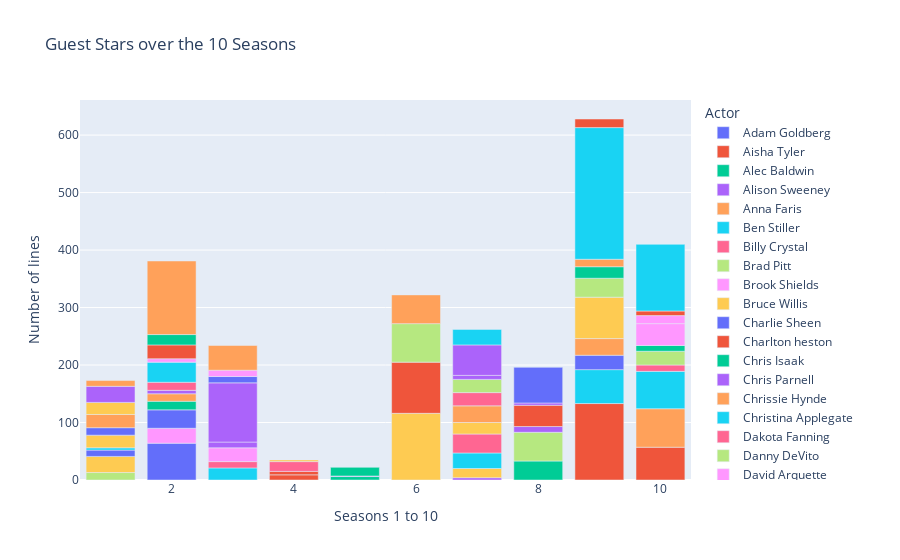

Notebook source saved alongside this figure:
### Code cell
fig = px.bar(guest_stars, x="season", y="quote", color = "Actor", title="Guest Stars over the 10 Seasons", labels = {"quote": "Number of lines", "season": "Seasons 1 to 10"})
fig.show()

### Figure 1 — Plotly figure (JSON) as saved in the notebook; plotly's stock layout.template omitted (floating-point values rounded to 4 significant figures)
{"data": [{"alignmentgroup": "True", "hovertemplate": "Actor=Adam Goldberg<br>Seasons 1 to 10=%{x}<br>Number of lines=%{y}<extra></extra>", "legendgroup": "Adam Goldberg", "marker": {"color": "#636efa"}, "name": "Adam Goldberg", "offsetgroup": "Adam Goldberg", "orientation": "v", "showlegend": true, "textposition": "auto", "type": "bar", "x": [2], "xaxis": "x", "y": [64], "yaxis": "y"}, {"alignmentgroup": "True", "hovertemplate": "Actor=Aisha Tyler<br>Seasons 1 to 10=%{x}<br>Number of lines=%{y}<extra></extra>", "legendgroup": "Aisha Tyler", "marker": {"color": "#EF553B"}, "name": "Aisha Tyler", "offsetgroup": "Aisha Tyler", "orientation": "v", "showlegend": true, "textposition": "auto", "type": "bar", "x": [9, 10], "xaxis": "x", "y": [133, 57], "yaxis": "y"}, {"alignmentgroup": "True", "hovertemplate": "Actor=Alec Baldwin<br>Seasons 1 to 10=%{x}<br>Number of lines=%{y}<extra></extra>", "legendgroup": "Alec Baldwin", "marker": {"color": "#00cc96"}, "name": "Alec Baldwin", "offsetgroup": "Alec Baldwin", "orientation": "v", "showlegend": true, "textposition": "auto", "type": "bar", "x": [8], "xaxis": "x", "y": [33], "yaxis": "y"}, {"alignmentgroup": "True", "hovertemplate": "Actor=Alison Sweeney<br>Seasons 1 to 10=%{x}<br>Number of lines=%{y}<extra></extra>", "legendgroup": "Alison Sweeney", "marker": {"color": "#ab63fa"}, "name": "Alison Sweeney", "offsetgroup": "Alison Sweeney", "orientation": "v", "showlegend": true, "textposition": "auto", "type": "bar", "x": [7], "xaxis": "x", "y": [4], "yaxis": "y"}, {"alignmentgroup": "True", "hovertemplate": "Actor=Anna Faris<br>Seasons 1 to 10=%{x}<br>Number of lines=%{y}<extra></extra>", "legendgroup": "Anna Faris", "marker": {"color": "#FFA15A"}, "name": "Anna Faris", "offsetgroup": "Anna Faris", "orientation": "v", "showlegend": true, "textposition": "auto", "type": "bar", "x": [10], "xaxis": "x", "y": [67], "yaxis": "y"}, {"alignmentgroup": "True", "hovertemplate": "Actor=Ben Stiller<br>Seasons 1 to 10=%{x}<br>Number of lines=%{y}<extra></extra>", "legendgroup": "Ben Stiller", "marker": {"color": "#19d3f3"}, "name": "Ben Stiller", "offsetgroup": "Ben Stiller", "orientation": "v", "showlegend": true, "textposition": "auto", "type": "bar", "x": [3], "xaxis": "x", "y": [21], "yaxis": "y"}, {"alignmentgroup": "True", "hovertemplate": "Actor=Billy Crystal<br>Seasons 1 to 10=%{x}<br>Number of lines=%{y}<extra></extra>", "legendgroup": "Billy Crystal", "marker": {"color": "#FF6692"}, "name": "Billy Crystal", "offsetgroup": "Billy Crystal", "orientation": "v", "showlegend": true, "textposition": "auto", "type": "bar", "x": [3], "xaxis": "x", "y": [11], "yaxis": "y"}, {"alignmentgroup": "True", "hovertemplate": "Actor=Brad Pitt<br>Seasons 1 to 10=%{x}<br>Number of lines=%{y}<extra></extra>", "legendgroup": "Brad Pitt", "marker": {"color": "#B6E880"}, "name": "Brad Pitt", "offsetgroup": "Brad Pitt", "orientation": "v", "showlegend": true, "textposition": "auto", "type": "bar", "x": [8], "xaxis": "x", "y": [50], "yaxis": "y"}, {"alignmentgroup": "True", "hovertemplate": "Actor=Brook Shields<br>Seasons 1 to 10=%{x}<br>Number of lines=%{y}<extra></extra>", "legendgroup": "Brook Shields", "marker": {"color": "#FF97FF"}, "name": "Brook Shields", "offsetgroup": "Brook Shields", "orientation": "v", "showlegend": true, "textposition": "auto", "type": "bar", "x": [2], "xaxis": "x", "y": [26], "yaxis": "y"}, {"alignmentgroup": "True", "hovertemplate": "Actor=Bruce Willis<br>Seasons 1 to 10=%{x}<br>Number of lines=%{y}<extra></extra>", "legendgroup": "Bruce Willis", "marker": {"color": "#FECB52"}, "name": "Bruce Willis", "offsetgroup": "Bruce Willis", "orientation": "v", "showlegend": true, "textposition": "auto", "type": "bar", "x": [6], "xaxis": "x", "y": [116], "yaxis": "y"}, {"alignmentgroup": "True", "hovertemplate": "Actor=Charlie Sheen<br>Seasons 1 to 10=%{x}<br>Number of lines=%{y}<extra></extra>", "legendgroup": "Charlie Sheen", "marker": {"color": "#636efa"}, "name": "Charlie Sheen", "offsetgroup": "Charlie Sheen", "orientation": "v", "showlegend": true, "textposition": "auto", "type": "bar", "x": [2], "xaxis": "x", "y": [32], "yaxis": "y"}, {"alignmentgroup": "True", "hovertemplate": "Actor=Charlton heston<br>Seasons 1 to 10=%{x}<br>Number of lines=%{y}<extra></extra>", "legendgroup": "Charlton heston", "marker": {"color": "#EF553B"}, "name": "Charlton heston", "offsetgroup": "Charlton heston", "orientation": "v", "showlegend": true, "textposition": "auto", "type": "bar", "x": [4], "xaxis": "x", "y": [9], "yaxis": "y"}, {"alignmentgroup": "True", "hovertemplate": "Actor=Chris Isaak <br>Seasons 1 to 10=%{x}<br>Number of lines=%{y}<extra></extra>", "legendgroup": "Chris Isaak ", "marker": {"color": "#00cc96"}, "name": "Chris Isaak ", "offsetgroup": "Chris Isaak ", "orientation": "v", "showlegend": true, "textposition": "auto", "type": "bar", "x": [2], "xaxis": "x", "y": [15], "yaxis": "y"}, {"alignmentgroup": "True", "hovertemplate": "Actor=Chris Parnell<br>Seasons 1 to 10=%{x}<br>Number of lines=%{y}<extra></extra>", "legendgroup": "Chris Parnell", "marker": {"color": "#ab63fa"}, "name": "Chris Parnell", "offsetgroup": "Chris Parnell", "orientation": "v", "showlegend": true, "textposition": "auto", "type": "bar", "x": [8], "xaxis": "x", "y": [10], "yaxis": "y"}, {"alignmentgroup": "True", "hovertemplate": "Actor=Chrissie Hynde<br>Seasons 1 to 10=%{x}<br>Number of lines=%{y}<extra></extra>", "legendgroup": "Chrissie Hynde", "marker": {"color": "#FFA15A"}, "name": "Chrissie Hynde", "offsetgroup": "Chrissie Hynde", "orientation": "v", "showlegend": true, "textposition": "auto", "type": "bar", "x": [2], "xaxis": "x", "y": [13], "yaxis": "y"}, {"alignmentgroup": "True", "hovertemplate": "Actor=Christina Applegate<br>Seasons 1 to 10=%{x}<br>Number of lines=%{y}<extra></extra>", "legendgroup": "Christina Applegate", "marker": {"color": "#19d3f3"}, "name": "Christina Applegate", "offsetgroup": "Christina Applegate", "orientation": "v", "showlegend": true, "textposition": "auto", "type": "bar", "x": [9, 10], "xaxis": "x", "y": [59, 65], "yaxis": "y"}, {"alignmentgroup": "True", "hovertemplate": "Actor=Dakota Fanning<br>Seasons 1 to 10=%{x}<br>Number of lines=%{y}<extra></extra>", "legendgroup": "Dakota Fanning", "marker": {"color": "#FF6692"}, "name": "Dakota Fanning", "offsetgroup": "Dakota Fanning", "orientation": "v", "showlegend": true, "textposition": "auto", "type": "bar", "x": [10], "xaxis": "x", "y": [11], "yaxis": "y"}, {"alignmentgroup": "True", "hovertemplate": "Actor=Danny DeVito <br>Seasons 1 to 10=%{x}<br>Number of lines=%{y}<extra></extra>", "legendgroup": "Danny DeVito ", "marker": {"color": "#B6E880"}, "name": "Danny DeVito ", "offsetgroup": "Danny DeVito ", "orientation": "v", "showlegend": true, "textposition": "auto", "type": "bar", "x": [10], "xaxis": "x", "y": [24], "yaxis": "y"}, {"alignmentgroup": "True", "hovertemplate": "Actor=David Arquette<br>Seasons 1 to 10=%{x}<br>Number of lines=%{y}<extra></extra>", "legendgroup": "David Arquette", "marker": {"color": "#FF97FF"}, "name": "David Arquette", "offsetgroup": "David Arquette", "orientation": "v", "showlegend": true, "textposition": "auto", "type": "bar", "x": [3], "xaxis": "x", "y": [24], "yaxis": "y"}, {"alignmentgroup": "True", "hovertemplate": "Actor=Denise Richards<br>Seasons 1 to 10=%{x}<br>Number of lines=%{y}<extra></extra>", "legendgroup": "Denise Richards", "marker": {"color": "#FECB52"}, "name": "Denise Richards", "offsetgroup": "Denise Richards", "orientation": "v", "showlegend": true, "textposition": "auto", "type": "bar", "x": [7], "xaxis": "x", "y": [16], "yaxis": "y"}, {"alignmentgroup": "True", "hovertemplate": "Actor=Dermot Mulroney<br>Seasons 1 to 10=%{x}<br>Number of lines=%{y}<extra></extra>", "legendgroup": "Dermot Mulroney", "marker": {"color": "#636efa"}, "name": "Dermot Mulroney", "offsetgroup": "Dermot Mulroney", "orientation": "v", "showlegend": true, "textposition": "auto", "type": "bar", "x": [9], "xaxis": "x", "y": [25], "yaxis": "y"}, {"alignmentgroup": "True", "hovertemplate": "Actor=Elle Macpherson<br>Seasons 1 to 10=%{x}<br>Number of lines=%{y}<extra></extra>", "legendgroup": "Elle Macpherson", "marker": {"color": "#EF553B"}, "name": "Elle Macpherson", "offsetgroup": "Elle Macpherson", "orientation": "v", "showlegend": true, "textposition": "auto", "type": "bar", "x": [6], "xaxis": "x", "y": [89], "yaxis": "y"}, {"alignmentgroup": "True", "hovertemplate": "Actor=Ellen Pompeo<br>Seasons 1 to 10=%{x}<br>Number of lines=%{y}<extra></extra>", "legendgroup": "Ellen Pompeo", "marker": {"color": "#00cc96"}, "name": "Ellen Pompeo", "offsetgroup": "Ellen Pompeo", "orientation": "v", "showlegend": true, "textposition": "auto", "type": "bar", "x": [10], "xaxis": "x", "y": [10], "yaxis": "y"}, {"alignmentgroup": "True", "hovertemplate": "Actor=Fred Willard <br>Seasons 1 to 10=%{x}<br>Number of lines=%{y}<extra></extra>", "legendgroup": "Fred Willard ", "marker": {"color": "#ab63fa"}, "name": "Fred Willard ", "offsetgroup": "Fred Willard ", "orientation": "v", "showlegend": true, "textposition": "auto", "type": "bar", "x": [2], "xaxis": "x", "y": [6], "yaxis": "y"}, {"alignmentgroup": "True", "hovertemplate": "Actor=Freddie Prinze Jr.<br>Seasons 1 to 10=%{x}<br>Number of lines=%{y}<extra></extra>", "legendgroup": "Freddie Prinze Jr.", "marker": {"color": "#FFA15A"}, "name": "Freddie Prinze Jr.", "offsetgroup": "Freddie Prinze Jr.", "orientation": "v", "showlegend": true, "textposition": "auto", "type": "bar", "x": [9], "xaxis": "x", "y": [29], "yaxis": "y"}, {"alignmentgroup": "True", "hovertemplate": "Actor=Gabrielle Union<br>Seasons 1 to 10=%{x}<br>Number of lines=%{y}<extra></extra>", "legendgroup": "Gabrielle Union", "marker": {"color": "#19d3f3"}, "name": "Gabrielle Union", "offsetgroup": "Gabrielle Union", "orientation": "v", "showlegend": true, "textposition": "auto", "type": "bar", "x": [7], "xaxis": "x", "y": [27], "yaxis": "y"}, {"alignmentgroup": "True", "hovertemplate": "Actor=Gary Oldman<br>Seasons 1 to 10=%{x}<br>Number of lines=%{y}<extra></extra>", "legendgroup": "Gary Oldman", "marker": {"color": "#FF6692"}, "name": "Gary Oldman", "offsetgroup": "Gary Oldman", "orientation": "v", "showlegend": true, "textposition": "auto", "type": "bar", "x": [7], "xaxis": "x", "y": [33], "yaxis": "y"}, {"alignmentgroup": "True", "hovertemplate": "Actor=George Clooney<br>Seasons 1 to 10=%{x}<br>Number of lines=%{y}<extra></extra>", "legendgroup": "George Clooney", "marker": {"color": "#B6E880"}, "name": "George Clooney", "offsetgroup": "George Clooney", "orientation": "v", "showlegend": true, "textposition": "auto", "type": "bar", "x": [1], "xaxis": "x", "y": [13], "yaxis": "y"}, {"alignmentgroup": "True", "hovertemplate": "Actor=Greg Kinnear<br>Seasons 1 to 10=%{x}<br>Number of lines=%{y}<extra></extra>", "legendgroup": "Greg Kinnear", "marker": {"color": "#FF97FF"}, "name": "Greg Kinnear", "offsetgroup": "Greg Kinnear", "orientation": "v", "showlegend": true, "textposition": "auto", "type": "bar", "x": [10], "xaxis": "x", "y": [38], "yaxis": "y"}, {"alignmentgroup": "True", "hovertemplate": "Actor=Hank Azaria<br>Seasons 1 to 10=%{x}<br>Number of lines=%{y}<extra></extra>", "legendgroup": "Hank Azaria", "marker": {"color": "#FECB52"}, "name": "Hank Azaria", "offsetgroup": "Hank Azaria", "orientation": "v", "showlegend": true, "textposition": "auto", "type": "bar", "x": [1, 7, 9], "xaxis": "x", "y": [28, 20, 72], "yaxis": "y"}, {"alignmentgroup": "True", "hovertemplate": "Actor=Helen Hunt<br>Seasons 1 to 10=%{x}<br>Number of lines=%{y}<extra></extra>", "legendgroup": "Helen Hunt", "marker": {"color": "#636efa"}, "name": "Helen Hunt", "offsetgroup": "Helen Hunt", "orientation": "v", "showlegend": true, "textposition": "auto", "type": "bar", "x": [1], "xaxis": "x", "y": [11], "yaxis": "y"}, {"alignmentgroup": "True", "hovertemplate": "Actor=Hugh Laurie<br>Seasons 1 to 10=%{x}<br>Number of lines=%{y}<extra></extra>", "legendgroup": "Hugh Laurie", "marker": {"color": "#EF553B"}, "name": "Hugh Laurie", "offsetgroup": "Hugh Laurie", "orientation": "v", "showlegend": true, "textposition": "auto", "type": "bar", "x": [4], "xaxis": "x", "y": [6], "yaxis": "y"}, {"alignmentgroup": "True", "hovertemplate": "Actor=Iqbal Theba<br>Seasons 1 to 10=%{x}<br>Number of lines=%{y}<extra></extra>", "legendgroup": "Iqbal Theba", "marker": {"color": "#00cc96"}, "name": "Iqbal Theba", "offsetgroup": "Iqbal Theba", "orientation": "v", "showlegend": true, "textposition": "auto", "type": "bar", "x": [5], "xaxis": "x", "y": [6], "yaxis": "y"}, {"alignmentgroup": "True", "hovertemplate": "Actor=Isabella Rossellini<br>Seasons 1 to 10=%{x}<br>Number of lines=%{y}<extra></extra>", "legendgroup": "Isabella Rossellini", "marker": {"color": "#ab63fa"}, "name": "Isabella Rossellini", "offsetgroup": "Isabella Rossellini", "orientation": "v", "showlegend": true, "textposition": "auto", "type": "bar", "x": [3], "xaxis": "x", "y": [10], "yaxis": "y"}, {"alignmentgroup": "True", "hovertemplate": "Actor=Jason Alexander<br>Seasons 1 to 10=%{x}<br>Number of lines=%{y}<extra></extra>", "legendgroup": "Jason Alexander", "marker": {"color": "#FFA15A"}, "name": "Jason Alexander", "offsetgroup": "Jason Alexander", "orientation": "v", "showlegend": true, "textposition": "auto", "type": "bar", "x": [7], "xaxis": "x", "y": [29], "yaxis": "y"}, {"alignmentgroup": "True", "hovertemplate": "Actor=Jay Leno<br>Seasons 1 to 10=%{x}<br>Number of lines=%{y}<extra></extra>", "legendgroup": "Jay Leno", "marker": {"color": "#19d3f3"}, "name": "Jay Leno", "offsetgroup": "Jay Leno", "orientation": "v", "showlegend": true, "textposition": "auto", "type": "bar", "x": [1], "xaxis": "x", "y": [4], "yaxis": "y"}, {"alignmentgroup": "True", "hovertemplate": "Actor=Jean-Claude Van Damme<br>Seasons 1 to 10=%{x}<br>Number of lines=%{y}<extra></extra>", "legendgroup": "Jean-Claude Van Damme", "marker": {"color": "#FF6692"}, "name": "Jean-Claude Van Damme", "offsetgroup": "Jean-Claude Van Damme", "orientation": "v", "showlegend": true, "textposition": "auto", "type": "bar", "x": [2], "xaxis": "x", "y": [14], "yaxis": "y"}, {"alignmentgroup": "True", "hovertemplate": "Actor=Jeff Goldblum<br>Seasons 1 to 10=%{x}<br>Number of lines=%{y}<extra></extra>", "legendgroup": "Jeff Goldblum", "marker": {"color": "#B6E880"}, "name": "Jeff Goldblum", "offsetgroup": "Jeff Goldblum", "orientation": "v", "showlegend": true, "textposition": "auto", "type": "bar", "x": [9], "xaxis": "x", "y": [33], "yaxis": "y"}, {"alignmentgroup": "True", "hovertemplate": "Actor=Jennifer Coolidge<br>Seasons 1 to 10=%{x}<br>Number of lines=%{y}<extra></extra>", "legendgroup": "Jennifer Coolidge", "marker": {"color": "#FF97FF"}, "name": "Jennifer Coolidge", "offsetgroup": "Jennifer Coolidge", "orientation": "v", "showlegend": true, "textposition": "auto", "type": "bar", "x": [10], "xaxis": "x", "y": [14], "yaxis": "y"}, {"alignmentgroup": "True", "hovertemplate": "Actor=Jennifer Grey<br>Seasons 1 to 10=%{x}<br>Number of lines=%{y}<extra></extra>", "legendgroup": "Jennifer Grey", "marker": {"color": "#FECB52"}, "name": "Jennifer Grey", "offsetgroup": "Jennifer Grey", "orientation": "v", "showlegend": true, "textposition": "auto", "type": "bar", "x": [1], "xaxis": "x", "y": [22], "yaxis": "y"}, {"alignmentgroup": "True", "hovertemplate": "Actor=Jill Goodacre<br>Seasons 1 to 10=%{x}<br>Number of lines=%{y}<extra></extra>", "legendgroup": "Jill Goodacre", "marker": {"color": "#636efa"}, "name": "Jill Goodacre", "offsetgroup": "Jill Goodacre", "orientation": "v", "showlegend": true, "textposition": "auto", "type": "bar", "x": [1], "xaxis": "x", "y": [13], "yaxis": "y"}, {"alignmentgroup": "True", "hovertemplate": "Actor=Jim Rash<br>Seasons 1 to 10=%{x}<br>Number of lines=%{y}<extra></extra>", "legendgroup": "Jim Rash", "marker": {"color": "#EF553B"}, "name": "Jim Rash", "offsetgroup": "Jim Rash", "orientation": "v", "showlegend": true, "textposition": "auto", "type": "bar", "x": [10], "xaxis": "x", "y": [8], "yaxis": "y"}, {"alignmentgroup": "True", "hovertemplate": "Actor=John Stamos<br>Seasons 1 to 10=%{x}<br>Number of lines=%{y}<extra></extra>", "legendgroup": "John Stamos", "marker": {"color": "#00cc96"}, "name": "John Stamos", "offsetgroup": "John Stamos", "orientation": "v", "showlegend": true, "textposition": "auto", "type": "bar", "x": [9], "xaxis": "x", "y": [20], "yaxis": "y"}, {"alignmentgroup": "True", "hovertemplate": "Actor=Jon Favreau<br>Seasons 1 to 10=%{x}<br>Number of lines=%{y}<extra></extra>", "legendgroup": "Jon Favreau", "marker": {"color": "#ab63fa"}, "name": "Jon Favreau", "offsetgroup": "Jon Favreau", "orientation": "v", "showlegend": true, "textposition": "auto", "type": "bar", "x": [3], "xaxis": "x", "y": [103], "yaxis": "y"}, {"alignmentgroup": "True", "hovertemplate": "Actor=Jon Lovitz<br>Seasons 1 to 10=%{x}<br>Number of lines=%{y}<extra></extra>", "legendgroup": "Jon Lovitz", "marker": {"color": "#FFA15A"}, "name": "Jon Lovitz", "offsetgroup": "Jon Lovitz", "orientation": "v", "showlegend": true, "textposition": "auto", "type": "bar", "x": [1, 9], "xaxis": "x", "y": [23, 13], "yaxis": "y"}, {"alignmentgroup": "True", "hovertemplate": "Actor=Julia Roberts<br>Seasons 1 to 10=%{x}<br>Number of lines=%{y}<extra></extra>", "legendgroup": "Julia Roberts", "marker": {"color": "#19d3f3"}, "name": "Julia Roberts", "offsetgroup": "Julia Roberts", "orientation": "v", "showlegend": true, "textposition": "auto", "type": "bar", "x": [2], "xaxis": "x", "y": [35], "yaxis": "y"}, {"alignmentgroup": "True", "hovertemplate": "Actor=Kathleen Turner<br>Seasons 1 to 10=%{x}<br>Number of lines=%{y}<extra></extra>", "legendgroup": "Kathleen Turner", "marker": {"color": "#FF6692"}, "name": "Kathleen Turner", "offsetgroup": "Kathleen Turner", "orientation": "v", "showlegend": true, "textposition": "auto", "type": "bar", "x": [7], "xaxis": "x", "y": [23], "yaxis": "y"}, {"alignmentgroup": "True", "hovertemplate": "Actor=Kristin Davis<br>Seasons 1 to 10=%{x}<br>Number of lines=%{y}<extra></extra>", "legendgroup": "Kristin Davis", "marker": {"color": "#B6E880"}, "name": "Kristin Davis", "offsetgroup": "Kristin Davis", "orientation": "v", "showlegend": true, "textposition": "auto", "type": "bar", "x": [7], "xaxis": "x", "y": [23], "yaxis": "y"}, {"alignmentgroup": "True", "hovertemplate": "Actor=Lea Thompson<br>Seasons 1 to 10=%{x}<br>Number of lines=%{y}<extra></extra>", "legendgroup": "Lea Thompson", "marker": {"color": "#FF97FF"}, "name": "Lea Thompson", "offsetgroup": "Lea Thompson", "orientation": "v", "showlegend": true, "textposition": "auto", "type": "bar", "x": [2], "xaxis": "x", "y": [6], "yaxis": "y"}, {"alignmentgroup": "True", "hovertemplate": "Actor=Leah Remini<br>Seasons 1 to 10=%{x}<br>Number of lines=%{y}<extra></extra>", "legendgroup": "Leah Remini", "marker": {"color": "#FECB52"}, "name": "Leah Remini", "offsetgroup": "Leah Remini", "orientation": "v", "showlegend": true, "textposition": "auto", "type": "bar", "x": [1], "xaxis": "x", "y": [21], "yaxis": "y"}, {"alignmentgroup": "True", "hovertemplate": "Actor=Mae Whitman<br>Seasons 1 to 10=%{x}<br>Number of lines=%{y}<extra></extra>", "legendgroup": "Mae Whitman", "marker": {"color": "#636efa"}, "name": "Mae Whitman", "offsetgroup": "Mae Whitman", "orientation": "v", "showlegend": true, "textposition": "auto", "type": "bar", "x": [3], "xaxis": "x", "y": [11], "yaxis": "y"}, {"alignmentgroup": "True", "hovertemplate": "Actor=Marlo Thomas<br>Seasons 1 to 10=%{x}<br>Number of lines=%{y}<extra></extra>", "legendgroup": "Marlo Thomas", "marker": {"color": "#EF553B"}, "name": "Marlo Thomas", "offsetgroup": "Marlo Thomas", "orientation": "v", "showlegend": true, "textposition": "auto", "type": "bar", "x": [2, 8], "xaxis": "x", "y": [24, 37], "yaxis": "y"}, {"alignmentgroup": "True", "hovertemplate": "Actor=Michael McKean<br>Seasons 1 to 10=%{x}<br>Number of lines=%{y}<extra></extra>", "legendgroup": "Michael McKean", "marker": {"color": "#00cc96"}, "name": "Michael McKean", "offsetgroup": "Michael McKean", "orientation": "v", "showlegend": true, "textposition": "auto", "type": "bar", "x": [2], "xaxis": "x", "y": [18], "yaxis": "y"}, {"alignmentgroup": "True", "hovertemplate": "Actor=Morgan Fairchild<br>Seasons 1 to 10=%{x}<br>Number of lines=%{y}<extra></extra>", "legendgroup": "Morgan Fairchild", "marker": {"color": "#ab63fa"}, "name": "Morgan Fairchild", "offsetgroup": "Morgan Fairchild", "orientation": "v", "showlegend": true, "textposition": "auto", "type": "bar", "x": [1, 5, 7, 8], "xaxis": "x", "y": [28, 1, 7, 4], "yaxis": "y"}, {"alignmentgroup": "True", "hovertemplate": "Actor=Noah Wyle<br>Seasons 1 to 10=%{x}<br>Number of lines=%{y}<extra></extra>", "legendgroup": "Noah Wyle", "marker": {"color": "#FFA15A"}, "name": "Noah Wyle", "offsetgroup": "Noah Wyle", "orientation": "v", "showlegend": true, "textposition": "auto", "type": "bar", "x": [1], "xaxis": "x", "y": [10], "yaxis": "y"}, {"alignmentgroup": "True", "hovertemplate": "Actor=Paul Rudd<br>Seasons 1 to 10=%{x}<br>Number of lines=%{y}<extra></extra>", "legendgroup": "Paul Rudd", "marker": {"color": "#19d3f3"}, "name": "Paul Rudd", "offsetgroup": "Paul Rudd", "orientation": "v", "showlegend": true, "textposition": "auto", "type": "bar", "x": [9, 10], "xaxis": "x", "y": [229, 116], "yaxis": "y"}, {"alignmentgroup": "True", "hovertemplate": "Actor=Rebecca Romijn<br>Seasons 1 to 10=%{x}<br>Number of lines=%{y}<extra></extra>", "legendgroup": "Rebecca Romijn", "marker": {"color": "#FF6692"}, "name": "Rebecca Romijn", "offsetgroup": "Rebecca Romijn", "orientation": "v", "showlegend": true, "textposition": "auto", "type": "bar", "x": [4], "xaxis": "x", "y": [17], "yaxis": "y"}, {"alignmentgroup": "True", "hovertemplate": "Actor=Reese Witherspoon<br>Seasons 1 to 10=%{x}<br>Number of lines=%{y}<extra></extra>", "legendgroup": "Reese Witherspoon", "marker": {"color": "#B6E880"}, "name": "Reese Witherspoon", "offsetgroup": "Reese Witherspoon", "orientation": "v", "showlegend": true, "textposition": "auto", "type": "bar", "x": [6], "xaxis": "x", "y": [67], "yaxis": "y"}, {"alignmentgroup": "True", "hovertemplate": "Actor=Robin Williams<br>Seasons 1 to 10=%{x}<br>Number of lines=%{y}<extra></extra>", "legendgroup": "Robin Williams", "marker": {"color": "#FF97FF"}, "name": "Robin Williams", "offsetgroup": "Robin Williams", "orientation": "v", "showlegend": true, "textposition": "auto", "type": "bar", "x": [3], "xaxis": "x", "y": [11], "yaxis": "y"}, {"alignmentgroup": "True", "hovertemplate": "Actor=Sarah \"Fergie\" Ferguson<br>Seasons 1 to 10=%{x}<br>Number of lines=%{y}<extra></extra>", "legendgroup": "Sarah \"Fergie\" Ferguson", "marker": {"color": "#FECB52"}, "name": "Sarah \"Fergie\" Ferguson", "offsetgroup": "Sarah \"Fergie\" Ferguson", "orientation": "v", "showlegend": true, "textposition": "auto", "type": "bar", "x": [4], "xaxis": "x", "y": [3], "yaxis": "y"}, {"alignmentgroup": "True", "hovertemplate": "Actor=Sean Penn<br>Seasons 1 to 10=%{x}<br>Number of lines=%{y}<extra></extra>", "legendgroup": "Sean Penn", "marker": {"color": "#636efa"}, "name": "Sean Penn", "offsetgroup": "Sean Penn", "orientation": "v", "showlegend": true, "textposition": "auto", "type": "bar", "x": [8], "xaxis": "x", "y": [62], "yaxis": "y"}, {"alignmentgroup": "True", "hovertemplate": "Actor=Selma Blair<br>Seasons 1 to 10=%{x}<br>Number of lines=%{y}<extra></extra>", "legendgroup": "Selma Blair", "marker": {"color": "#EF553B"}, "name": "Selma Blair", "offsetgroup": "Selma Blair", "orientation": "v", "showlegend": true, "textposition": "auto", "type": "bar", "x": [9], "xaxis": "x", "y": [15], "yaxis": "y"}, {"alignmentgroup": "True", "hovertemplate": "Actor=Soleil Moon Frye<br>Seasons 1 to 10=%{x}<br>Number of lines=%{y}<extra></extra>", "legendgroup": "Soleil Moon Frye", "marker": {"color": "#00cc96"}, "name": "Soleil Moon Frye", "offsetgroup": "Soleil Moon Frye", "orientation": "v", "showlegend": true, "textposition": "auto", "type": "bar", "x": [5], "xaxis": "x", "y": [15], "yaxis": "y"}, {"alignmentgroup": "True", "hovertemplate": "Actor=Susan Sarandon<br>Seasons 1 to 10=%{x}<br>Number of lines=%{y}<extra></extra>", "legendgroup": "Susan Sarandon", "marker": {"color": "#ab63fa"}, "name": "Susan Sarandon", "offsetgroup": "Susan Sarandon", "orientation": "v", "showlegend": true, "textposition": "auto", "type": "bar", "x": [7], "xaxis": "x", "y": [53], "yaxis": "y"}, {"alignmentgroup": "True", "hovertemplate": "Actor=Tom Selleck<br>Seasons 1 to 10=%{x}<br>Number of lines=%{y}<extra></extra>", "legendgroup": "Tom Selleck", "marker": {"color": "#FFA15A"}, "name": "Tom Selleck", "offsetgroup": "Tom Selleck", "orientation": "v", "showlegend": true, "textposition": "auto", "type": "bar", "x": [2, 3, 6], "xaxis": "x", "y": [128, 43, 50], "yaxis": "y"}, {"alignmentgroup": "True", "hovertemplate": "Actor=Winona Ryder<br>Seasons 1 to 10=%{x}<br>Number of lines=%{y}<extra></extra>", "legendgroup": "Winona Ryder", "marker": {"color": "#19d3f3"}, "name": "Winona Ryder", "offsetgroup": "Winona Ryder", "orientation": "v", "showlegend": true, "textposition": "auto", "type": "bar", "x": [7], "xaxis": "x", "y": [27], "yaxis": "y"}], "layout": {"barmode": "relative", "legend": {"title": {"text": "Actor"}, "tracegroupgap": 0}, "title": {"text": "Guest Stars over the 10 Seasons"}, "xaxis": {"anchor": "y", "domain": [0, 1], "title": {"text": "Seasons 1 to 10"}}, "yaxis": {"anchor": "x", "domain": [0, 1], "title": {"text": "Number of lines"}}}}
